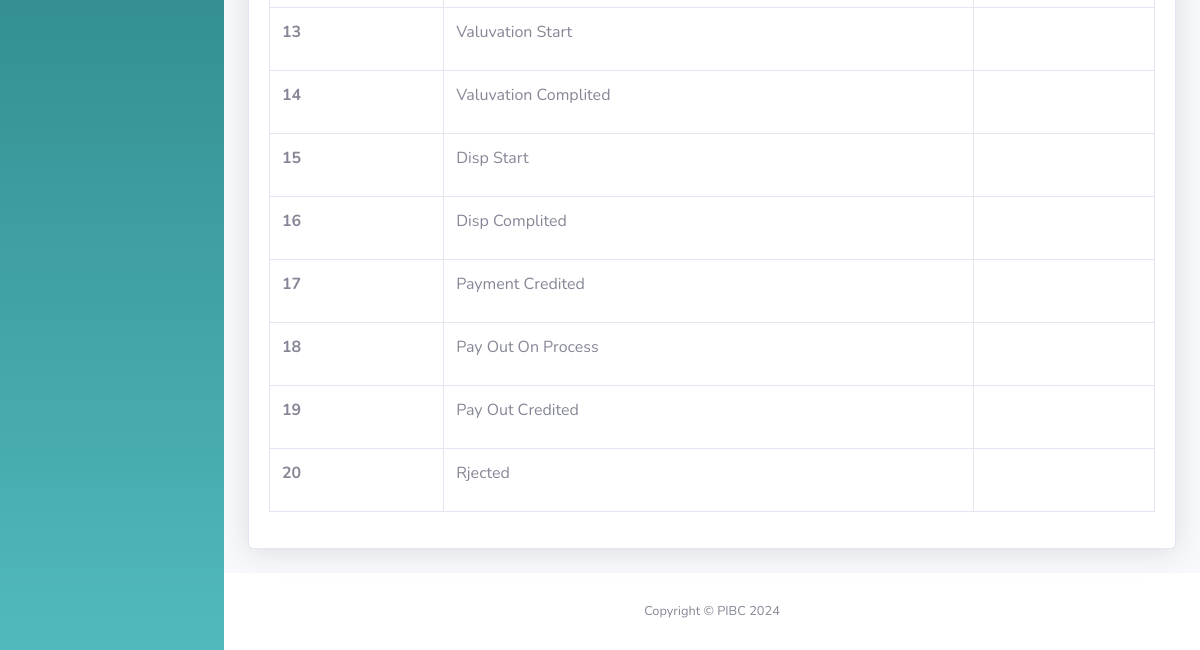
The app's page /add-status (signed in, lower part), older data.
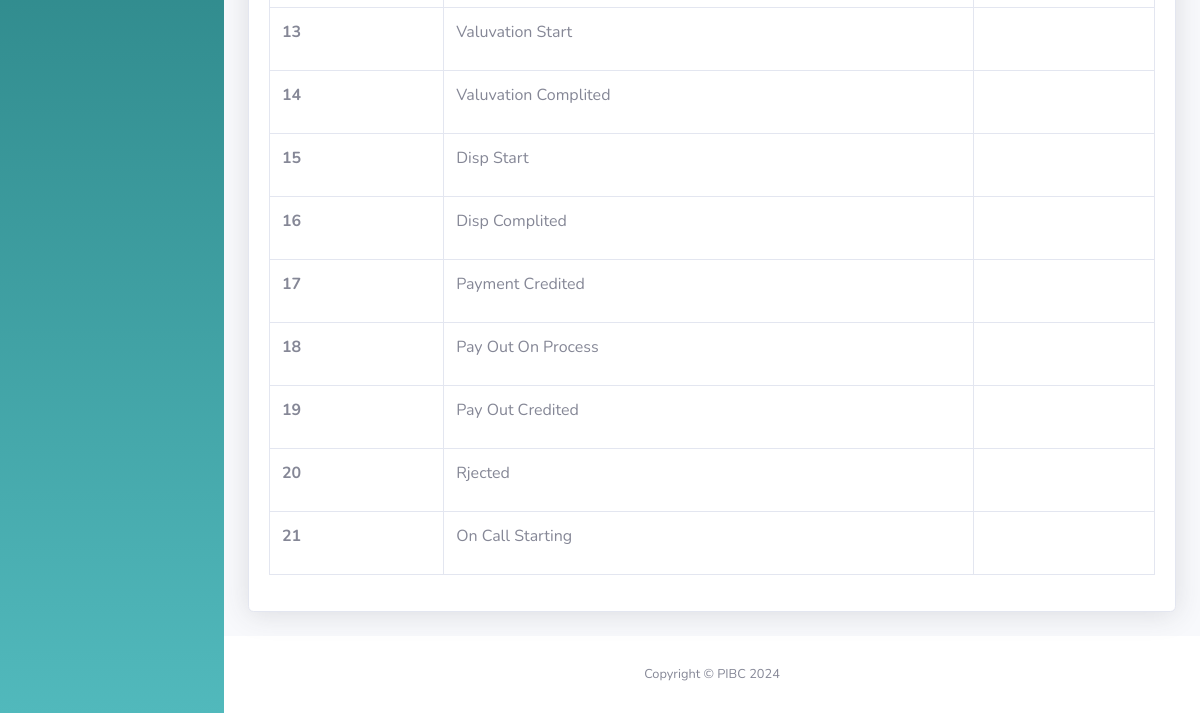
The same page, newer data.
### UserApp/models.py (models this page shows, shortened)
class StatusModel(models.Model):
    status_id = models.AutoField(primary_key = True)
    status_name = models.CharField(max_length=100)

### UserApp/views.py (the view)
# urls.py: path('add-status', views.addstatus, name='addstatus'),
def addstatus(request):
    user = request.session.get('user', None)
    if user is None:
        return redirect('/login')
    else:
        admin = AdminModel.objects.get(admin_id=user)
        if admin.admin_last_name:
            admin_name = f"{admin.admin_first_name} {admin.admin_last_name}"
        else:
            admin_name = f"{admin.admin_first_name}"
        all_status = StatusModel.objects.all()
        if request.method == 'POST':
            form = StatusForm(request.POST)
            if form.is_valid():
                form.save()
                return redirect('/')  # Redirect to login page after successful registration
        else:
            form = StatusForm()
        return render(request, 'add-status.html', {'username':admin_name,'admin':admin,'form': form, 'allstatus':all_status})

### templates/add-status.html (shortened to what this page needs)
<!DOCTYPE html>
<html lang="en">
<head>
    {% load static %}
    <link href="{% static 'vendor/fontawesome-free/css/all.min.css' %}" rel="stylesheet" type="text/css">
    <link href="{% static 'css/sb-admin-2.min.css' %}" rel="stylesheet">
</head>
<body id="page-top">
    <div id="wrapper">
        <ul class="navbar-nav bg-gradient-primary sidebar sidebar-dark accordion" id="accordionSidebar">
        </ul>
        <div id="content-wrapper" class="d-flex flex-column">
            <div id="content">
                <div class="container-fluid">
                    <div class="row">
                        <div class="col-xl-12 col-lg-7">
                            <div class="card shadow mb-4">
                                <div class="card-body">
                                    <div class="table-responsive-xxl">
                                        <table class="table table-bordered table-hover all-users">
                                            <tbody>
                                            {% for status in allstatus %}
                                                    <tr>
                                                    <th scope="row">{{ forloop.counter }}</th>
                                                    <td>{{status.status_name}}</td>
                                                    <td>
                                                        <form action="{% url 'delete_status' status.status_id %}" method="post" style="display:inline;">
                                                            <button type="submit" class="btn"  onclick="return confirm('Are you sure you want to delete this?');">
                                                                <i class="fa fa-trash-alt" style="color:red;"></i>
                                                            </button>
                                                        </form>
                                                    </td>
                                            {% endfor %}
                                            </tbody>
                                        </table>
                                    </div>
                                </div>
                            </div>
                        </div>
                    </div>
                </div>
            </div>
            <footer class="sticky-footer bg-white">
                <div class="container my-auto">
                    <div class="copyright text-center my-auto">
                        <span>Copyright &copy; PIBC 2024</span>
                    </div>
                </div>
            </footer>
        </div>
    </div>
</body>
</html>

Row changes from the older to the newer data that the page shows:
added StatusModel: status_name "On Call Starting"
